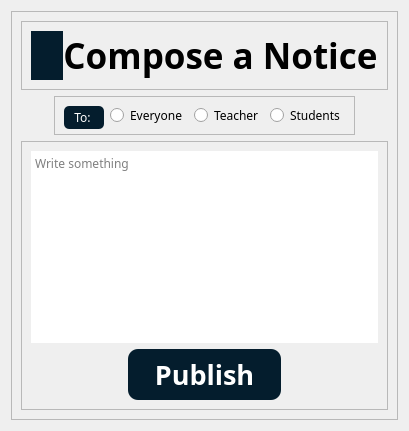
      <widget class="QWidget" name="admin_notice">
       <property name="sizePolicy">
        <sizepolicy hsizetype="Expanding" vsizetype="Expanding">
         <horstretch>0</horstretch>
         <verstretch>0</verstretch>
        </sizepolicy>
       </property>
       <attribute name="title">
        <string>Tab 5</string>
       </attribute>
       <layout class="QVBoxLayout" name="verticalLayout_16">
        <item>
         <widget class="QFrame" name="frame_7">
          <property name="sizePolicy">
           <sizepolicy hsizetype="Expanding" vsizetype="Expanding">
            <horstretch>0</horstretch>
            <verstretch>0</verstretch>
           </sizepolicy>
          </property>
          <property name="frameShape">
           <enum>QFrame::StyledPanel</enum>
          </property>
          <property name="frameShadow">
           <enum>QFrame::Raised</enum>
          </property>
          <layout class="QVBoxLayout" name="verticalLayout_15">
           <item>
            <widget class="QFrame" name="frame_8">
             <property name="sizePolicy">
              <sizepolicy hsizetype="Expanding" vsizetype="Expanding">
               <horstretch>0</horstretch>
               <verstretch>0</verstretch>
              </sizepolicy>
             </property>
             <property name="maximumSize">
              <size>
               <width>16777215</width>
               <height>86</height>
              </size>
             </property>
             <property name="frameShape">
              <enum>QFrame::StyledPanel</enum>
             </property>
             <property name="frameShadow">
              <enum>QFrame::Raised</enum>
             </property>
             <layout class="QVBoxLayout" name="verticalLayout_13">
              <item>
               <layout class="QHBoxLayout" name="horizontalLayout_7">
                <property name="spacing">
                 <number>0</number>
                </property>
                <item>
                 <widget class="QPushButton" name="reservation_BTH_3">
                  <property name="sizePolicy">
                   <sizepolicy hsizetype="Expanding" vsizetype="Expanding">
                    <horstretch>0</horstretch>
                    <verstretch>0</verstretch>
                   </sizepolicy>
                  </property>
                  <property name="minimumSize">
                   <size>
                    <width>0</width>
                    <height>0</height>
                   </size>
                  </property>
                  <property name="maximumSize">
                   <size>
                    <width>60</width>
                    <height>65</height>
                   </size>
                  </property>
                  <property name="cursor">
                   <cursorShape>PointingHandCursor</cursorShape>
                  </property>
                  <property name="toolTip">
                   <string>Go back to home</string>
                  </property>
                  <property name="layoutDirection">
                   <enum>Qt::RightToLeft</enum>
                  </property>
                  <property name="styleSheet">
                   <string notr="true">QPushButton{
background-color: rgb(4, 29, 45);
border-radius:20px;
border:none;
}
QPushButton:hover{
background-color: rgb(11, 79, 167);
border-radius:20px;
border:none;
}</string>
                  </property>
                  <property name="text">
                   <string/>
                  </property>
                  <property name="icon">
                   <iconset>
                    <normaloff>Asset/back-svgrepo-com.svg</normaloff>Asset/back-svgrepo-com.svg</iconset>
                  </property>
                  <property name="iconSize">
                   <size>
                    <width>40</width>
                    <height>60</height>
                   </size>
                  </property>
                 </widget>
                </item>
                <item alignment="Qt::AlignHCenter">
                 <widget class="QLabel" name="resevation_heading_3">
                  <property name="font">
                   <font>
                    <family>Montserrat</family>
                    <pointsize>26</pointsize>
                    <bold>true</bold>
                   </font>
                  </property>
                  <property name="styleSheet">
                   <string notr="true"/>
                  </property>
                  <property name="text">
                   <string>Compose a Notice</string>
                  </property>
                  <property name="alignment">
                   <set>Qt::AlignCenter</set>
                  </property>
                 </widget>
                </item>
               </layout>
              </item>
             </layout>
            </widget>
           </item>
           <item alignment="Qt::AlignHCenter">
            <widget class="QFrame" name="frame_10">
             <property name="maximumSize">
              <size>
               <width>16777215</width>
               <height>39</height>
              </size>
             </property>
             <property name="frameShape">
              <enum>QFrame::StyledPanel</enum>
             </property>
             <property name="frameShadow">
              <enum>QFrame::Raised</enum>
             </property>
             <layout class="QHBoxLayout" name="horizontalLayout_8">
              <item>
               <widget class="QLabel" name="label">
                <property name="minimumSize">
                 <size>
                  <width>40</width>
                  <height>23</height>
                 </size>
                </property>
                <property name="maximumSize">
                 <size>
                  <width>500</width>
                  <height>500</height>
                 </size>
                </property>
                <property name="font">
                 <font>
                  <family>Montserrat</family>
                 </font>
                </property>
                <property name="styleSheet">
                 <string notr="true">background-color: rgb(4, 29, 45);
color: rgb(255, 255, 255);
border-radius: 5px;</string>
                </property>
                <property name="text">
                 <string>To: </string>
                </property>
                <property name="alignment">
                 <set>Qt::AlignCenter</set>
                </property>
               </widget>
              </item>
              <item>
               <widget class="QRadioButton" name="radioButton_6">
                <property name="font">
                 <font>
                  <family>Montserrat</family>
                 </font>
                </property>
                <property name="text">
                 <string>Everyone</string>
                </property>
               </widget>
              </item>
              <item>
               <widget class="QRadioButton" name="radioButton_4">
                <property name="font">
                 <font>
                  <family>Montserrat</family>
                 </font>
                </property>
                <property name="text">
                 <string>Teacher</string>
                </property>
               </widget>
              </item>
              <item>
               <widget class="QRadioButton" name="radioButton_5">
                <property name="font">
                 <font>
                  <family>Montserrat</family>
                 </font>
                </property>
                <property name="text">
                 <string>Students</string>
                </property>
               </widget>
              </item>
             </layout>
            </widget>
           </item>
           <item>
            <widget class="QFrame" name="frame_9">
             <property name="sizePolicy">
              <sizepolicy hsizetype="Preferred" vsizetype="Expanding">
               <horstretch>0</horstretch>
               <verstretch>0</verstretch>
              </sizepolicy>
             </property>
             <property name="maximumSize">
              <size>
               <width>16777215</width>
               <height>1080</height>
              </size>
             </property>
             <property name="frameShape">
              <enum>QFrame::StyledPanel</enum>
             </property>
             <property name="frameShadow">
              <enum>QFrame::Raised</enum>
             </property>
             <layout class="QVBoxLayout" name="verticalLayout_14">
              <item>
               <widget class="QTextEdit" name="textEdit">
                <property name="font">
                 <font>
                  <family>Montserrat</family>
                  <bold>false</bold>
                 </font>
                </property>
                <property name="styleSheet">
                 <string notr="true">border-color: rgb(0, 0, 0);
border-radius:1000px;</string>
                </property>
                <property name="placeholderText">
                 <string>Write something</string>
                </property>
               </widget>
              </item>
              <item alignment="Qt::AlignHCenter">
               <widget class="QPushButton" name="pushButton_2">
                <property name="sizePolicy">
                 <sizepolicy hsizetype="Expanding" vsizetype="Minimum">
                  <horstretch>0</horstretch>
                  <verstretch>0</verstretch>
                 </sizepolicy>
                </property>
                <property name="minimumSize">
                 <size>
                  <width>153</width>
                  <height>51</height>
                 </size>
                </property>
                <property name="font">
                 <font>
                  <family>Montserrat</family>
                  <pointsize>20</pointsize>
                  <bold>true</bold>
                 </font>
                </property>
                <property name="styleSheet">
                 <string notr="true">QPushButton{
color: rgb(255, 255, 255);
background-color: rgb(4, 29, 45);
border-radius:10px;

}

QPushButton:hover{
color: rgb(255, 255, 255);
background-color: rgb(0, 85, 255);
border-radius:10px;
drop-shadow: 5px 5px blue;
}</string>
                </property>
                <property name="text">
                 <string>Publish</string>
                </property>
               </widget>
              </item>
             </layout>
            </widget>
           </item>
          </layout>
         </widget>
        </item>
       </layout>
      </widget>
